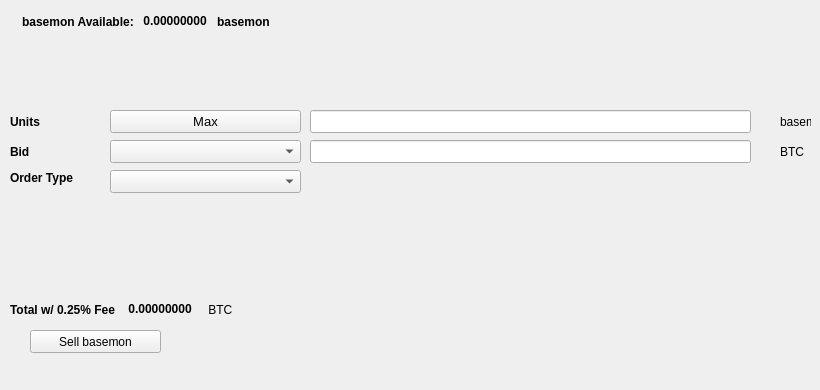
   <widget class="QWidget" name="SellTab">
    <attribute name="title">
     <string>Sell</string>
    </attribute>
    <widget class="QLabel" name="label_16">
     <property name="geometry">
      <rect>
       <x>780</x>
       <y>140</y>
       <width>31</width>
       <height>23</height>
      </rect>
     </property>
     <property name="text">
      <string>BTC</string>
     </property>
    </widget>
    <widget class="QComboBox" name="SellBidcomboBox">
     <property name="geometry">
      <rect>
       <x>110</x>
       <y>140</y>
       <width>191</width>
       <height>23</height>
      </rect>
     </property>
     <property name="font">
      <font>
       <pointsize>10</pointsize>
      </font>
     </property>
    </widget>
    <widget class="QLabel" name="label_18">
     <property name="geometry">
      <rect>
       <x>10</x>
       <y>110</y>
       <width>46</width>
       <height>23</height>
      </rect>
     </property>
     <property name="font">
      <font>
       <weight>75</weight>
       <bold>true</bold>
      </font>
     </property>
     <property name="text">
      <string>Units</string>
     </property>
    </widget>
    <widget class="QPushButton" name="Sell_Max_Amount">
     <property name="geometry">
      <rect>
       <x>110</x>
       <y>110</y>
       <width>191</width>
       <height>23</height>
      </rect>
     </property>
     <property name="font">
      <font>
       <pointsize>10</pointsize>
      </font>
     </property>
     <property name="text">
      <string>Max</string>
     </property>
    </widget>
    <widget class="QLabel" name="label_20">
     <property name="geometry">
      <rect>
       <x>10</x>
       <y>170</y>
       <width>91</width>
       <height>16</height>
      </rect>
     </property>
     <property name="font">
      <font>
       <weight>75</weight>
       <bold>true</bold>
      </font>
     </property>
     <property name="text">
      <string>Order Type</string>
     </property>
    </widget>
    <widget class="QComboBox" name="SellOrdertypeCombo">
     <property name="geometry">
      <rect>
       <x>110</x>
       <y>170</y>
       <width>191</width>
       <height>23</height>
      </rect>
     </property>
     <property name="font">
      <font>
       <pointsize>10</pointsize>
      </font>
     </property>
    </widget>
    <widget class="QLabel" name="label_21">
     <property name="geometry">
      <rect>
       <x>10</x>
       <y>140</y>
       <width>46</width>
       <height>23</height>
      </rect>
     </property>
     <property name="font">
      <font>
       <weight>75</weight>
       <bold>true</bold>
      </font>
     </property>
     <property name="text">
      <string>Bid</string>
     </property>
    </widget>
    <widget class="QLabel" name="label_22">
     <property name="geometry">
      <rect>
       <x>780</x>
       <y>110</y>
       <width>31</width>
       <height>23</height>
      </rect>
     </property>
     <property name="text">
      <string>basemon</string>
     </property>
    </widget>
    <widget class="QLineEdit" name="UnitsInputECA">
     <property name="geometry">
      <rect>
       <x>310</x>
       <y>110</y>
       <width>441</width>
       <height>23</height>
      </rect>
     </property>
     <property name="font">
      <font>
       <pointsize>9</pointsize>
       <weight>75</weight>
       <bold>true</bold>
      </font>
     </property>
    </widget>
    <widget class="QLineEdit" name="SellBidPriceEdit">
     <property name="geometry">
      <rect>
       <x>310</x>
       <y>140</y>
       <width>441</width>
       <height>23</height>
      </rect>
     </property>
     <property name="font">
      <font>
       <pointsize>9</pointsize>
       <weight>75</weight>
       <bold>true</bold>
      </font>
     </property>
    </widget>
    <widget class="QPushButton" name="SellECABTN">
     <property name="geometry">
      <rect>
       <x>30</x>
       <y>330</y>
       <width>131</width>
       <height>23</height>
      </rect>
     </property>
     <property name="text">
      <string>Sell basemon</string>
     </property>
     <property name="icon">
      <iconset resource="../basemon">
       <normaloff>:/icons/bitcoin</normaloff>:/icons/bitcoin</iconset>
     </property>
    </widget>
    <widget class="QWidget" name="layoutWidget3">
     <property name="geometry">
      <rect>
       <x>22</x>
       <y>12</y>
       <width>258</width>
       <height>19</height>
      </rect>
     </property>
     <layout class="QHBoxLayout" name="horizontalLayout">
      <item>
       <widget class="QLabel" name="label232_2">
        <property name="font">
         <font>
          <weight>75</weight>
          <bold>true</bold>
         </font>
        </property>
        <property name="text">
         <string>basemon Available:</string>
        </property>
       </widget>
      </item>
      <item>
       <widget class="QLabel" name="ECAAvailableLabel">
        <property name="palette">
         <palette>
          <active>
           <colorrole role="WindowText">
            <brush brushstyle="SolidPattern">
             <color alpha="255">
              <red>0</red>
              <green>0</green>
              <blue>0</blue>
             </color>
            </brush>
           </colorrole>
           <colorrole role="Button">
            <brush brushstyle="SolidPattern">
             <color alpha="255">
              <red>0</red>
              <green>170</green>
              <blue>0</blue>
             </color>
            </brush>
           </colorrole>
           <colorrole role="Light">
            <brush brushstyle="SolidPattern">
             <color alpha="255">
              <red>0</red>
              <green>255</green>
              <blue>0</blue>
             </color>
            </brush>
           </colorrole>
           <colorrole role="Midlight">
            <brush brushstyle="SolidPattern">
             <color alpha="255">
              <red>0</red>
              <green>212</green>
              <blue>0</blue>
             </color>
            </brush>
           </colorrole>
           <colorrole role="Dark">
            <brush brushstyle="SolidPattern">
             <color alpha="255">
              <red>0</red>
              <green>85</green>
              <blue>0</blue>
             </color>
            </brush>
           </colorrole>
           <colorrole role="Mid">
            <brush brushstyle="SolidPattern">
             <color alpha="255">
              <red>0</red>
              <green>113</green>
              <blue>0</blue>
             </color>
            </brush>
           </colorrole>
           <colorrole role="Text">
            <brush brushstyle="SolidPattern">
             <color alpha="255">
              <red>0</red>
              <green>170</green>
              <blue>0</blue>
             </color>
            </brush>
           </colorrole>
           <colorrole role="BrightText">
            <brush brushstyle="SolidPattern">
             <color alpha="255">
              <red>255</red>
              <green>255</green>
              <blue>255</blue>
             </color>
            </brush>
           </colorrole>
           <colorrole role="ButtonText">
            <brush brushstyle="SolidPattern">
             <color alpha="255">
              <red>0</red>
              <green>0</green>
              <blue>0</blue>
             </color>
            </brush>
           </colorrole>
           <colorrole role="Base">
            <brush brushstyle="SolidPattern">
             <color alpha="255">
              <red>255</red>
              <green>255</green>
              <blue>255</blue>
             </color>
            </brush>
           </colorrole>
           <colorrole role="Window">
            <brush brushstyle="SolidPattern">
             <color alpha="255">
              <red>0</red>
              <green>170</green>
              <blue>0</blue>
             </color>
            </brush>
           </colorrole>
           <colorrole role="Shadow">
            <brush brushstyle="SolidPattern">
             <color alpha="255">
              <red>0</red>
              <green>0</green>
              <blue>0</blue>
             </color>
            </brush>
           </colorrole>
           <colorrole role="AlternateBase">
            <brush brushstyle="SolidPattern">
             <color alpha="255">
              <red>127</red>
              <green>212</green>
              <blue>127</blue>
             </color>
            </brush>
           </colorrole>
           <colorrole role="ToolTipBase">
            <brush brushstyle="SolidPattern">
             <color alpha="255">
              <red>255</red>
              <green>255</green>
              <blue>220</blue>
             </color>
            </brush>
           </colorrole>
           <colorrole role="ToolTipText">
            <brush brushstyle="SolidPattern">
             <color alpha="255">
              <red>0</red>
              <green>0</green>
              <blue>0</blue>
             </color>
            </brush>
           </colorrole>
          </active>
          <inactive>
           <colorrole role="WindowText">
            <brush brushstyle="SolidPattern">
             <color alpha="255">
              <red>0</red>
              <green>0</green>
              <blue>0</blue>
             </color>
            </brush>
           </colorrole>
           <colorrole role="Button">
            <brush brushstyle="SolidPattern">
             <color alpha="255">
              <red>0</red>
              <green>170</green>
              <blue>0</blue>
             </color>
            </brush>
           </colorrole>
           <colorrole role="Light">
            <brush brushstyle="SolidPattern">
             <color alpha="255">
              <red>0</red>
              <green>255</green>
              <blue>0</blue>
             </color>
            </brush>
           </colorrole>
           <colorrole role="Midlight">
            <brush brushstyle="SolidPattern">
             <color alpha="255">
              <red>0</red>
              <green>212</green>
              <blue>0</blue>
             </color>
            </brush>
           </colorrole>
           <colorrole role="Dark">
            <brush brushstyle="SolidPattern">
             <color alpha="255">
              <red>0</red>
              <green>85</green>
              <blue>0</blue>
             </color>
            </brush>
           </colorrole>
           <colorrole role="Mid">
            <brush brushstyle="SolidPattern">
             <color alpha="255">
              <red>0</red>
              <green>113</green>
              <blue>0</blue>
             </color>
            </brush>
           </colorrole>
           <colorrole role="Text">
            <brush brushstyle="SolidPattern">
             <color alpha="255">
              <red>0</red>
              <green>170</green>
              <blue>0</blue>
             </color>
            </brush>
           </colorrole>
           <colorrole role="BrightText">
            <brush brushstyle="SolidPattern">
             <color alpha="255">
              <red>255</red>
              <green>255</green>
              <blue>255</blue>
             </color>
            </brush>
           </colorrole>
           <colorrole role="ButtonText">
            <brush brushstyle="SolidPattern">
             <color alpha="255">
              <red>0</red>
              <green>0</green>
              <blue>0</blue>
             </color>
            </brush>
           </colorrole>
           <colorrole role="Base">
            <brush brushstyle="SolidPattern">
             <color alpha="255">
              <red>255</red>
              <green>255</green>
              <blue>255</blue>
             </color>
            </brush>
           </colorrole>
           <colorrole role="Window">
            <brush brushstyle="SolidPattern">
             <color alpha="255">
              <red>0</red>
              <green>170</green>
              <blue>0</blue>
             </color>
            </brush>
           </colorrole>
           <colorrole role="Shadow">
            <brush brushstyle="SolidPattern">
             <color alpha="255">
              <red>0</red>
              <green>0</green>
              <blue>0</blue>
             </color>
            </brush>
           </colorrole>
           <colorrole role="AlternateBase">
            <brush brushstyle="SolidPattern">
             <color alpha="255">
              <red>127</red>
              <green>212</green>
              <blue>127</blue>
             </color>
            </brush>
           </colorrole>
           <colorrole role="ToolTipBase">
            <brush brushstyle="SolidPattern">
             <color alpha="255">
              <red>255</red>
              <green>255</green>
              <blue>220</blue>
             </color>
            </brush>
           </colorrole>
           <colorrole role="ToolTipText">
            <brush brushstyle="SolidPattern">
             <color alpha="255">
              <red>0</red>
              <green>0</green>
              <blue>0</blue>
             </color>
            </brush>
           </colorrole>
          </inactive>
          <disabled>
           <colorrole role="WindowText">
            <brush brushstyle="SolidPattern">
             <color alpha="255">
              <red>0</red>
              <green>85</green>
              <blue>0</blue>
             </color>
            </brush>
           </colorrole>
           <colorrole role="Button">
            <brush brushstyle="SolidPattern">
             <color alpha="255">
              <red>0</red>
              <green>170</green>
              <blue>0</blue>
             </color>
            </brush>
           </colorrole>
           <colorrole role="Light">
            <brush brushstyle="SolidPattern">
             <color alpha="255">
              <red>0</red>
              <green>255</green>
              <blue>0</blue>
             </color>
            </brush>
           </colorrole>
           <colorrole role="Midlight">
            <brush brushstyle="SolidPattern">
             <color alpha="255">
              <red>0</red>
              <green>212</green>
              <blue>0</blue>
             </color>
            </brush>
           </colorrole>
           <colorrole role="Dark">
            <brush brushstyle="SolidPattern">
             <color alpha="255">
              <red>0</red>
              <green>85</green>
              <blue>0</blue>
             </color>
            </brush>
           </colorrole>
           <colorrole role="Mid">
            <brush brushstyle="SolidPattern">
             <color alpha="255">
              <red>0</red>
              <green>113</green>
              <blue>0</blue>
             </color>
            </brush>
           </colorrole>
           <colorrole role="Text">
            <brush brushstyle="SolidPattern">
             <color alpha="255">
              <red>0</red>
              <green>85</green>
              <blue>0</blue>
             </color>
            </brush>
           </colorrole>
           <colorrole role="BrightText">
            <brush brushstyle="SolidPattern">
             <color alpha="255">
              <red>255</red>
              <green>255</green>
              <blue>255</blue>
             </color>
            </brush>
           </colorrole>
           <colorrole role="ButtonText">
            <brush brushstyle="SolidPattern">
             <color alpha="255">
              <red>0</red>
              <green>85</green>
              <blue>0</blue>
             </color>
            </brush>
           </colorrole>
           <colorrole role="Base">
            <brush brushstyle="SolidPattern">
             <color alpha="255">
              <red>0</red>
              <green>170</green>
              <blue>0</blue>
             </color>
            </brush>
           </colorrole>
           <colorrole role="Window">
            <brush brushstyle="SolidPattern">
             <color alpha="255">
              <red>0</red>
              <green>170</green>
              <blue>0</blue>
             </color>
            </brush>
           </colorrole>
           <colorrole role="Shadow">
            <brush brushstyle="SolidPattern">
             <color alpha="255">
              <red>0</red>
              <green>0</green>
              <blue>0</blue>
             </color>
            </brush>
           </colorrole>
           <colorrole role="AlternateBase">
            <brush brushstyle="SolidPattern">
             <color alpha="255">
              <red>0</red>
              <green>170</green>
              <blue>0</blue>
             </color>
            </brush>
           </colorrole>
           <colorrole role="ToolTipBase">
            <brush brushstyle="SolidPattern">
             <color alpha="255">
              <red>255</red>
              <green>255</green>
              <blue>220</blue>
             </color>
            </brush>
           </colorrole>
           <colorrole role="ToolTipText">
            <brush brushstyle="SolidPattern">
             <color alpha="255">
              <red>0</red>
              <green>0</green>
              <blue>0</blue>
             </color>
            </brush>
           </colorrole>
          </disabled>
         </palette>
        </property>
        <property name="font">
         <font>
          <weight>75</weight>
          <bold>true</bold>
         </font>
        </property>
        <property name="text">
         <string> 0.00000000 </string>
        </property>
        <property name="textInteractionFlags">
         <set>Qt::LinksAccessibleByMouse|Qt::TextSelectableByKeyboard|Qt::TextSelectableByMouse</set>
        </property>
       </widget>
      </item>
      <item>
       <widget class="QLabel" name="labelECA">
        <property name="font">
         <font>
          <weight>75</weight>
          <bold>true</bold>
         </font>
        </property>
        <property name="text">
         <string>basemon</string>
        </property>
       </widget>
      </item>
     </layout>
    </widget>
    <widget class="QWidget" name="layoutWidget">
     <property name="geometry">
      <rect>
       <x>10</x>
       <y>300</y>
       <width>268</width>
       <height>19</height>
      </rect>
     </property>
     <layout class="QHBoxLayout" name="horizontalLayout_2">
      <item>
       <widget class="QLabel" name="label_19">
        <property name="font">
         <font>
          <weight>75</weight>
          <bold>true</bold>
         </font>
        </property>
        <property name="text">
         <string>Total w/ 0.25% Fee </string>
        </property>
       </widget>
      </item>
      <item>
       <widget class="QLabel" name="SellCostLabel">
        <property name="palette">
         <palette>
          <active>
           <colorrole role="WindowText">
            <brush brushstyle="SolidPattern">
             <color alpha="255">
              <red>0</red>
              <green>0</green>
              <blue>0</blue>
             </color>
            </brush>
           </colorrole>
           <colorrole role="Button">
            <brush brushstyle="SolidPattern">
             <color alpha="255">
              <red>0</red>
              <green>170</green>
              <blue>0</blue>
             </color>
            </brush>
           </colorrole>
           <colorrole role="Light">
            <brush brushstyle="SolidPattern">
             <color alpha="255">
              <red>0</red>
              <green>255</green>
              <blue>0</blue>
             </color>
            </brush>
           </colorrole>
           <colorrole role="Midlight">
            <brush brushstyle="SolidPattern">
             <color alpha="255">
              <red>0</red>
              <green>212</green>
              <blue>0</blue>
             </color>
            </brush>
           </colorrole>
           <colorrole role="Dark">
            <brush brushstyle="SolidPattern">
             <color alpha="255">
              <red>0</red>
              <green>85</green>
              <blue>0</blue>
             </color>
            </brush>
           </colorrole>
           <colorrole role="Mid">
            <brush brushstyle="SolidPattern">
             <color alpha="255">
              <red>0</red>
              <green>113</green>
              <blue>0</blue>
             </color>
            </brush>
           </colorrole>
           <colorrole role="Text">
            <brush brushstyle="SolidPattern">
             <color alpha="255">
              <red>0</red>
              <green>170</green>
              <blue>0</blue>
             </color>
            </brush>
           </colorrole>
           <colorrole role="BrightText">
            <brush brushstyle="SolidPattern">
             <color alpha="255">
              <red>255</red>
              <green>255</green>
              <blue>255</blue>
             </color>
            </brush>
           </colorrole>
           <colorrole role="ButtonText">
            <brush brushstyle="SolidPattern">
             <color alpha="255">
              <red>0</red>
              <green>0</green>
              <blue>0</blue>
             </color>
            </brush>
           </colorrole>
           <colorrole role="Base">
            <brush brushstyle="SolidPattern">
             <color alpha="255">
              <red>255</red>
              <green>255</green>
              <blue>255</blue>
             </color>
            </brush>
           </colorrole>
           <colorrole role="Window">
            <brush brushstyle="SolidPattern">
             <color alpha="255">
              <red>0</red>
              <green>170</green>
              <blue>0</blue>
             </color>
            </brush>
           </colorrole>
           <colorrole role="Shadow">
            <brush brushstyle="SolidPattern">
             <color alpha="255">
              <red>0</red>
              <green>0</green>
              <blue>0</blue>
             </color>
            </brush>
           </colorrole>
           <colorrole role="AlternateBase">
            <brush brushstyle="SolidPattern">
             <color alpha="255">
              <red>127</red>
              <green>212</green>
              <blue>127</blue>
             </color>
            </brush>
           </colorrole>
           <colorrole role="ToolTipBase">
            <brush brushstyle="SolidPattern">
             <color alpha="255">
              <red>255</red>
              <green>255</green>
              <blue>220</blue>
             </color>
            </brush>
           </colorrole>
           <colorrole role="ToolTipText">
            <brush brushstyle="SolidPattern">
             <color alpha="255">
              <red>0</red>
              <green>0</green>
              <blue>0</blue>
             </color>
            </brush>
           </colorrole>
          </active>
          <inactive>
           <colorrole role="WindowText">
            <brush brushstyle="SolidPattern">
             <color alpha="255">
              <red>0</red>
              <green>0</green>
              <blue>0</blue>
             </color>
            </brush>
           </colorrole>
           <colorrole role="Button">
            <brush brushstyle="SolidPattern">
             <color alpha="255">
              <red>0</red>
              <green>170</green>
              <blue>0</blue>
             </color>
            </brush>
           </colorrole>
           <colorrole role="Light">
            <brush brushstyle="SolidPattern">
             <color alpha="255">
              <red>0</red>
              <green>255</green>
              <blue>0</blue>
             </color>
            </brush>
           </colorrole>
           <colorrole role="Midlight">
            <brush brushstyle="SolidPattern">
             <color alpha="255">
              <red>0</red>
              <green>212</green>
              <blue>0</blue>
             </color>
            </brush>
           </colorrole>
           <colorrole role="Dark">
            <brush brushstyle="SolidPattern">
             <color alpha="255">
              <red>0</red>
              <green>85</green>
              <blue>0</blue>
             </color>
            </brush>
           </colorrole>
           <colorrole role="Mid">
            <brush brushstyle="SolidPattern">
             <color alpha="255">
              <red>0</red>
              <green>113</green>
              <blue>0</blue>
             </color>
            </brush>
           </colorrole>
           <colorrole role="Text">
            <brush brushstyle="SolidPattern">
             <color alpha="255">
              <red>0</red>
              <green>170</green>
              <blue>0</blue>
             </color>
            </brush>
           </colorrole>
           <colorrole role="BrightText">
            <brush brushstyle="SolidPattern">
             <color alpha="255">
              <red>255</red>
              <green>255</green>
              <blue>255</blue>
             </color>
            </brush>
           </colorrole>
           <colorrole role="ButtonText">
            <brush brushstyle="SolidPattern">
             <color alpha="255">
              <red>0</red>
              <green>0</green>
              <blue>0</blue>
             </color>
            </brush>
           </colorrole>
           <colorrole role="Base">
            <brush brushstyle="SolidPattern">
             <color alpha="255">
              <red>255</red>
              <green>255</green>
              <blue>255</blue>
             </color>
            </brush>
           </colorrole>
           <colorrole role="Window">
            <brush brushstyle="SolidPattern">
             <color alpha="255">
              <red>0</red>
              <green>170</green>
              <blue>0</blue>
             </color>
            </brush>
           </colorrole>
           <colorrole role="Shadow">
            <brush brushstyle="SolidPattern">
             <color alpha="255">
              <red>0</red>
              <green>0</green>
              <blue>0</blue>
             </color>
            </brush>
           </colorrole>
           <colorrole role="AlternateBase">
            <brush brushstyle="SolidPattern">
             <color alpha="255">
              <red>127</red>
              <green>212</green>
              <blue>127</blue>
             </color>
            </brush>
           </colorrole>
           <colorrole role="ToolTipBase">
            <brush brushstyle="SolidPattern">
             <color alpha="255">
              <red>255</red>
              <green>255</green>
              <blue>220</blue>
             </color>
            </brush>
           </colorrole>
           <colorrole role="ToolTipText">
            <brush brushstyle="SolidPattern">
             <color alpha="255">
              <red>0</red>
              <green>0</green>
              <blue>0</blue>
             </color>
            </brush>
           </colorrole>
          </inactive>
          <disabled>
           <colorrole role="WindowText">
            <brush brushstyle="SolidPattern">
             <color alpha="255">
              <red>0</red>
              <green>85</green>
              <blue>0</blue>
             </color>
            </brush>
           </colorrole>
           <colorrole role="Button">
            <brush brushstyle="SolidPattern">
             <color alpha="255">
              <red>0</red>
              <green>170</green>
              <blue>0</blue>
             </color>
            </brush>
           </colorrole>
           <colorrole role="Light">
            <brush brushstyle="SolidPattern">
             <color alpha="255">
              <red>0</red>
              <green>255</green>
              <blue>0</blue>
             </color>
            </brush>
           </colorrole>
           <colorrole role="Midlight">
            <brush brushstyle="SolidPattern">
             <color alpha="255">
              <red>0</red>
              <green>212</green>
              <blue>0</blue>
             </color>
            </brush>
           </colorrole>
           <colorrole role="Dark">
            <brush brushstyle="SolidPattern">
             <color alpha="255">
              <red>0</red>
              <green>85</green>
              <blue>0</blue>
             </color>
            </brush>
           </colorrole>
           <colorrole role="Mid">
            <brush brushstyle="SolidPattern">
             <color alpha="255">
              <red>0</red>
              <green>113</green>
              <blue>0</blue>
             </color>
            </brush>
           </colorrole>
           <colorrole role="Text">
            <brush brushstyle="SolidPattern">
             <color alpha="255">
              <red>0</red>
              <green>85</green>
              <blue>0</blue>
             </color>
            </brush>
           </colorrole>
           <colorrole role="BrightText">
            <brush brushstyle="SolidPattern">
             <color alpha="255">
              <red>255</red>
              <green>255</green>
              <blue>255</blue>
             </color>
            </brush>
           </colorrole>
           <colorrole role="ButtonText">
            <brush brushstyle="SolidPattern">
             <color alpha="255">
              <red>0</red>
              <green>85</green>
              <blue>0</blue>
             </color>
            </brush>
           </colorrole>
           <colorrole role="Base">
            <brush brushstyle="SolidPattern">
             <color alpha="255">
              <red>0</red>
              <green>170</green>
              <blue>0</blue>
             </color>
            </brush>
           </colorrole>
           <colorrole role="Window">
            <brush brushstyle="SolidPattern">
             <color alpha="255">
              <red>0</red>
              <green>170</green>
              <blue>0</blue>
             </color>
            </brush>
           </colorrole>
           <colorrole role="Shadow">
            <brush brushstyle="SolidPattern">
             <color alpha="255">
              <red>0</red>
              <green>0</green>
              <blue>0</blue>
             </color>
            </brush>
           </colorrole>
           <colorrole role="AlternateBase">
            <brush brushstyle="SolidPattern">
             <color alpha="255">
              <red>0</red>
              <green>170</green>
              <blue>0</blue>
             </color>
            </brush>
           </colorrole>
           <colorrole role="ToolTipBase">
            <brush brushstyle="SolidPattern">
             <color alpha="255">
              <red>255</red>
              <green>255</green>
              <blue>220</blue>
             </color>
            </brush>
           </colorrole>
           <colorrole role="ToolTipText">
            <brush brushstyle="SolidPattern">
             <color alpha="255">
              <red>0</red>
              <green>0</green>
              <blue>0</blue>
             </color>
            </brush>
           </colorrole>
          </disabled>
         </palette>
        </property>
        <property name="font">
         <font>
          <weight>75</weight>
          <bold>true</bold>
         </font>
        </property>
        <property name="autoFillBackground">
         <bool>false</bool>
        </property>
        <property name="text">
         <string> 0.00000000</string>
        </property>
        <property name="textInteractionFlags">
         <set>Qt::LinksAccessibleByMouse|Qt::TextSelectableByMouse</set>
        </property>
       </widget>
      </item>
      <item>
       <widget class="QLabel" name="label_17">
        <property name="font">
         <font>
          <weight>50</weight>
          <bold>false</bold>
         </font>
        </property>
        <property name="text">
         <string> BTC</string>
        </property>
       </widget>
      </item>
     </layout>
    </widget>
    <widget class="QLabel" name="label_23">
     <property name="geometry">
      <rect>
       <x>460</x>
       <y>300</y>
       <width>281</width>
       <height>81</height>
      </rect>
     </property>
     <property name="text">
      <string/>
     </property>
     <property name="pixmap">
      <pixmap>:/images/bittrex</pixmap>
     </property>
    </widget>
   </widget>
